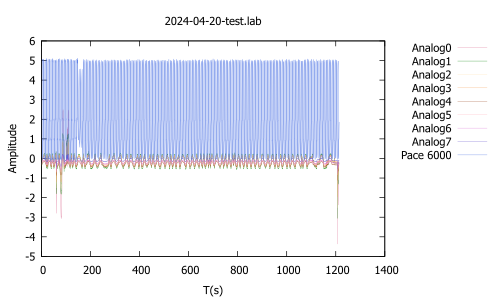

gnuplot code for this plot:
set terminal pdf
set encoding utf8
set output "2024-04-20-test.pdf"
set encoding utf8
#set xrange [0.0:600.0]
#set xrange [0.0:20.0]
set key outside
set style line 1 linecolor rgb '#DB7093' linewidth 0.1
set style line 2 linecolor rgb '#008000' linewidth 0.1
set style line 3 linecolor rgb '#FFE4B5' linewidth 0.1
set style line 4 linecolor rgb '#F4A460' linewidth 0.1
set style line 5 linecolor rgb '#A0522D' linewidth 0.1
set style line 6 linecolor rgb '#FFB6C1' linewidth 0.1
set style line 7 linecolor rgb '#DA70D6' linewidth 0.1
set style line 8 linecolor rgb '#6A5ACD' linewidth 0.1
set style line 9 linecolor rgb '#4169E1' linewidth 0.1
set title "2024-04-20-test.lab"
set xlabel "T(s)"
set ylabel "Amplitude"
plot "2024-04-20-test.lab" using 1:2 w l linestyle 1 title "Analog0", "2024-04-20-test.lab" using 1:3 w l linestyle 2 title "Analog1", "2024-04-20-test.lab" using 1:4 w l linestyle 3 title "Analog2", "2024-04-20-test.lab" using 1:5 w l linestyle 4 title "Analog3", "2024-04-20-test.lab" using 1:6 w l linestyle 5 title "Analog4", "2024-04-20-test.lab" using 1:7 w l linestyle 6 title "Analog5", "2024-04-20-test.lab" using 1:8 w l linestyle 7 title "Analog6", "2024-04-20-test.lab" using 1:9 w l linestyle 8 title "Analog7", "2024-04-20-test.lab" using 1:10 w l linestyle 9 title "Pace 6000"
